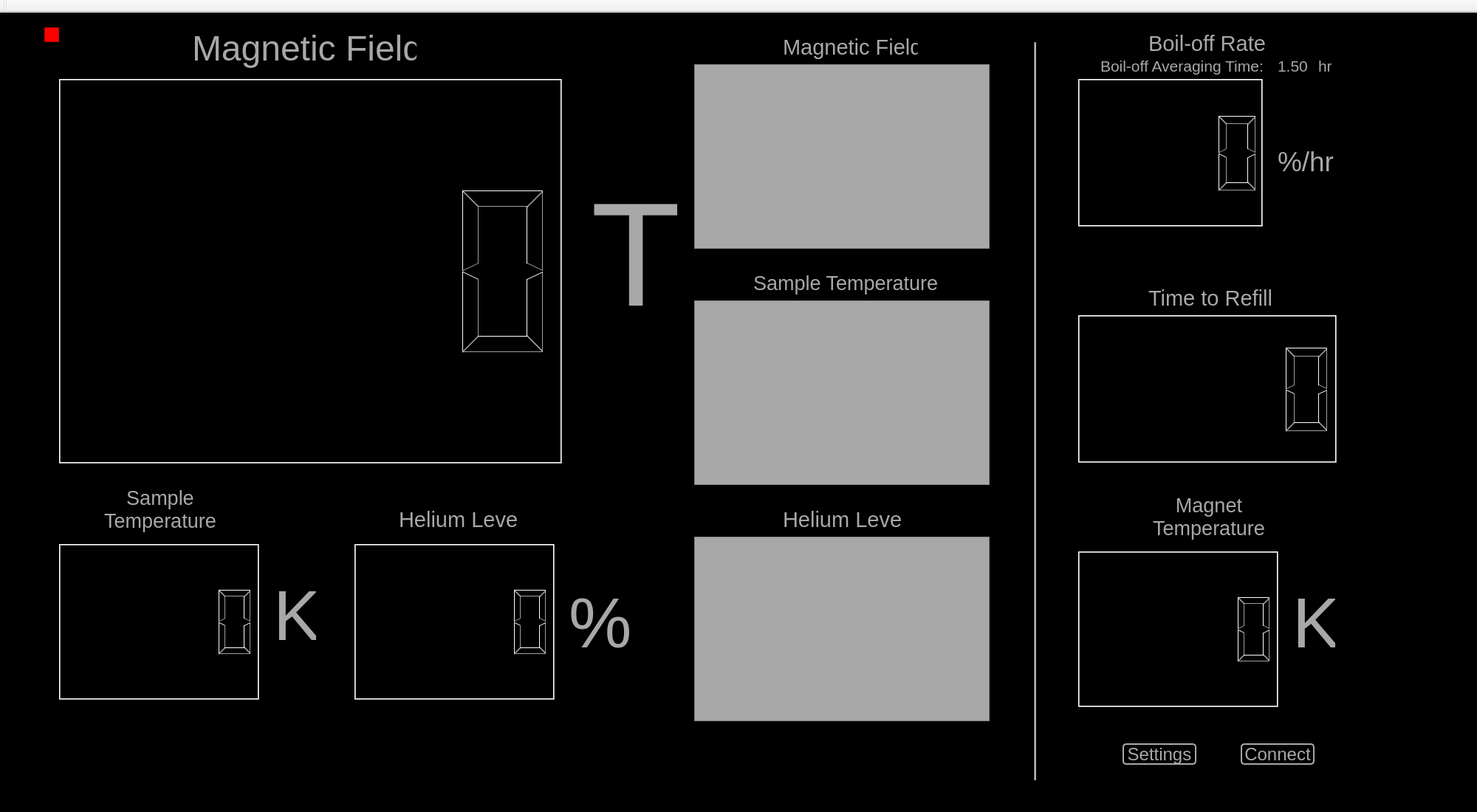
<?xml version="1.0" encoding="UTF-8"?>
<ui version="4.0">
 <class>MainWindow</class>
 <widget class="QMainWindow" name="MainWindow">
  <property name="geometry">
   <rect>
    <x>0</x>
    <y>0</y>
    <width>2000</width>
    <height>1100</height>
   </rect>
  </property>
  <property name="windowTitle">
   <string>Cryostat Monitor</string>
  </property>
  <widget class="QWidget" name="centralWidget">
   <property name="styleSheet">
    <string notr="true">#centralWidget{
	background-color: rgb(0, 0, 0);}</string>
   </property>
   <widget class="QFrame" name="temperaturePlot">
    <property name="geometry">
     <rect>
      <x>940</x>
      <y>390</y>
      <width>400</width>
      <height>250</height>
     </rect>
    </property>
    <property name="styleSheet">
     <string notr="true">background-color: rgb(168, 168, 168);</string>
    </property>
    <property name="frameShape">
     <enum>QFrame::StyledPanel</enum>
    </property>
    <property name="frameShadow">
     <enum>QFrame::Raised</enum>
    </property>
   </widget>
   <widget class="QFrame" name="magFieldPlot">
    <property name="geometry">
     <rect>
      <x>940</x>
      <y>70</y>
      <width>400</width>
      <height>250</height>
     </rect>
    </property>
    <property name="styleSheet">
     <string notr="true">background-color: rgb(168, 168, 168);</string>
    </property>
    <property name="frameShape">
     <enum>QFrame::StyledPanel</enum>
    </property>
    <property name="frameShadow">
     <enum>QFrame::Raised</enum>
    </property>
   </widget>
   <widget class="QFrame" name="heLevelPlot">
    <property name="geometry">
     <rect>
      <x>940</x>
      <y>710</y>
      <width>400</width>
      <height>250</height>
     </rect>
    </property>
    <property name="styleSheet">
     <string notr="true">background-color: rgb(168, 168, 168);</string>
    </property>
    <property name="frameShape">
     <enum>QFrame::StyledPanel</enum>
    </property>
    <property name="frameShadow">
     <enum>QFrame::Raised</enum>
    </property>
   </widget>
   <widget class="QLabel" name="label">
    <property name="geometry">
     <rect>
      <x>1020</x>
      <y>350</y>
      <width>249</width>
      <height>33</height>
     </rect>
    </property>
    <property name="text">
     <string>&lt;html&gt;&lt;head/&gt;&lt;body&gt;&lt;p&gt;&lt;span style=&quot; font-size:20pt; color:#a8a8a8;&quot;&gt;Sample Temperature&lt;/span&gt;&lt;/p&gt;&lt;/body&gt;&lt;/html&gt;</string>
    </property>
   </widget>
   <widget class="QLabel" name="label_2">
    <property name="geometry">
     <rect>
      <x>1060</x>
      <y>30</y>
      <width>183</width>
      <height>35</height>
     </rect>
    </property>
    <property name="text">
     <string>&lt;html&gt;&lt;head/&gt;&lt;body&gt;&lt;p&gt;&lt;span style=&quot; font-size:22pt; color:#a8a8a8;&quot;&gt;Magnetic Field&lt;/span&gt;&lt;/p&gt;&lt;/body&gt;&lt;/html&gt;</string>
    </property>
   </widget>
   <widget class="QLabel" name="label_3">
    <property name="geometry">
     <rect>
      <x>1060</x>
      <y>670</y>
      <width>163</width>
      <height>35</height>
     </rect>
    </property>
    <property name="text">
     <string>&lt;html&gt;&lt;head/&gt;&lt;body&gt;&lt;p&gt;&lt;span style=&quot; font-size:22pt; color:#a8a8a8;&quot;&gt;Helium Level&lt;/span&gt;&lt;/p&gt;&lt;/body&gt;&lt;/html&gt;</string>
    </property>
   </widget>
   <widget class="QLCDNumber" name="tempValue">
    <property name="geometry">
     <rect>
      <x>80</x>
      <y>720</y>
      <width>271</width>
      <height>211</height>
     </rect>
    </property>
   </widget>
   <widget class="QLCDNumber" name="fieldValue">
    <property name="geometry">
     <rect>
      <x>80</x>
      <y>90</y>
      <width>681</width>
      <height>521</height>
     </rect>
    </property>
   </widget>
   <widget class="QLCDNumber" name="levelValue">
    <property name="geometry">
     <rect>
      <x>480</x>
      <y>720</y>
      <width>271</width>
      <height>211</height>
     </rect>
    </property>
   </widget>
   <widget class="QLabel" name="label_4">
    <property name="geometry">
     <rect>
      <x>370</x>
      <y>760</y>
      <width>58</width>
      <height>116</height>
     </rect>
    </property>
    <property name="text">
     <string>&lt;html&gt;&lt;head/&gt;&lt;body&gt;&lt;p&gt;&lt;span style=&quot; font-size:72pt; color:#a8a8a8;&quot;&gt;K&lt;/span&gt;&lt;/p&gt;&lt;/body&gt;&lt;/html&gt;</string>
    </property>
   </widget>
   <widget class="QLabel" name="label_5">
    <property name="geometry">
     <rect>
      <x>800</x>
      <y>210</y>
      <width>117</width>
      <height>241</height>
     </rect>
    </property>
    <property name="font">
     <font>
      <pointsize>100</pointsize>
     </font>
    </property>
    <property name="text">
     <string>&lt;html&gt;&lt;head/&gt;&lt;body&gt;&lt;p&gt;&lt;span style=&quot; font-size:150pt; color:#a8a8a8;&quot;&gt;T&lt;/span&gt;&lt;/p&gt;&lt;/body&gt;&lt;/html&gt;</string>
    </property>
   </widget>
   <widget class="QLabel" name="label_6">
    <property name="geometry">
     <rect>
      <x>770</x>
      <y>770</y>
      <width>94</width>
      <height>116</height>
     </rect>
    </property>
    <property name="text">
     <string>&lt;html&gt;&lt;head/&gt;&lt;body&gt;&lt;p&gt;&lt;span style=&quot; font-size:72pt; color:#a8a8a8;&quot;&gt;%&lt;/span&gt;&lt;/p&gt;&lt;/body&gt;&lt;/html&gt;</string>
    </property>
   </widget>
   <widget class="QFrame" name="serverCxn">
    <property name="geometry">
     <rect>
      <x>60</x>
      <y>20</y>
      <width>20</width>
      <height>20</height>
     </rect>
    </property>
    <property name="styleSheet">
     <string notr="true">background-color: rgb(255, 0, 0);</string>
    </property>
    <property name="frameShape">
     <enum>QFrame::StyledPanel</enum>
    </property>
    <property name="frameShadow">
     <enum>QFrame::Raised</enum>
    </property>
   </widget>
   <widget class="Line" name="line">
    <property name="geometry">
     <rect>
      <x>1400</x>
      <y>40</y>
      <width>3</width>
      <height>1000</height>
     </rect>
    </property>
    <property name="styleSheet">
     <string notr="true">background-color: rgb(168,168,168);</string>
    </property>
    <property name="orientation">
     <enum>Qt::Vertical</enum>
    </property>
   </widget>
   <widget class="QLCDNumber" name="boilRate">
    <property name="geometry">
     <rect>
      <x>1460</x>
      <y>90</y>
      <width>250</width>
      <height>200</height>
     </rect>
    </property>
    <property name="smallDecimalPoint">
     <bool>false</bool>
    </property>
    <property name="digitCount">
     <number>4</number>
    </property>
    <property name="mode">
     <enum>QLCDNumber::Dec</enum>
    </property>
    <property name="value" stdset="0">
     <double>0.000000000000000</double>
    </property>
   </widget>
   <widget class="QLCDNumber" name="refillTime">
    <property name="geometry">
     <rect>
      <x>1460</x>
      <y>410</y>
      <width>350</width>
      <height>200</height>
     </rect>
    </property>
   </widget>
   <widget class="QLabel" name="label_7">
    <property name="geometry">
     <rect>
      <x>1555</x>
      <y>25</y>
      <width>159</width>
      <height>35</height>
     </rect>
    </property>
    <property name="text">
     <string>&lt;html&gt;&lt;head/&gt;&lt;body&gt;&lt;p&gt;&lt;span style=&quot; font-size:22pt; color:#a8a8a8;&quot;&gt;Boil-off Rate&lt;/span&gt;&lt;/p&gt;&lt;/body&gt;&lt;/html&gt;</string>
    </property>
   </widget>
   <widget class="QLabel" name="label_8">
    <property name="geometry">
     <rect>
      <x>1730</x>
      <y>180</y>
      <width>96</width>
      <height>45</height>
     </rect>
    </property>
    <property name="text">
     <string>&lt;html&gt;&lt;head/&gt;&lt;body&gt;&lt;p&gt;&lt;span style=&quot; font-size:28pt; color:#a8a8a8;&quot;&gt;%/hr&lt;/span&gt;&lt;/p&gt;&lt;/body&gt;&lt;/html&gt;</string>
    </property>
   </widget>
   <widget class="QLabel" name="label_9">
    <property name="geometry">
     <rect>
      <x>1555</x>
      <y>370</y>
      <width>170</width>
      <height>35</height>
     </rect>
    </property>
    <property name="text">
     <string>&lt;html&gt;&lt;head/&gt;&lt;body&gt;&lt;p&gt;&lt;span style=&quot; font-size:22pt; color:#a8a8a8;&quot;&gt;Time to Refill&lt;/span&gt;&lt;/p&gt;&lt;/body&gt;&lt;/html&gt;</string>
    </property>
   </widget>
   <widget class="QLabel" name="label_12">
    <property name="geometry">
     <rect>
      <x>1490</x>
      <y>60</y>
      <width>228</width>
      <height>25</height>
     </rect>
    </property>
    <property name="text">
     <string>&lt;html&gt;&lt;head/&gt;&lt;body&gt;&lt;p&gt;&lt;span style=&quot; font-size:16pt; color:#a8a8a8;&quot;&gt;Boil-off Averaging Time:&lt;/span&gt;&lt;/p&gt;&lt;/body&gt;&lt;/html&gt;</string>
    </property>
   </widget>
   <widget class="QLabel" name="label_14">
    <property name="geometry">
     <rect>
      <x>1785</x>
      <y>60</y>
      <width>35</width>
      <height>25</height>
     </rect>
    </property>
    <property name="text">
     <string>&lt;html&gt;&lt;head/&gt;&lt;body&gt;&lt;p&gt;&lt;span style=&quot; font-size:16pt; color:#a8a8a8;&quot;&gt;hr&lt;/span&gt;&lt;/p&gt;&lt;/body&gt;&lt;/html&gt;</string>
    </property>
   </widget>
   <widget class="QLabel" name="boilAvgValue">
    <property name="geometry">
     <rect>
      <x>1730</x>
      <y>60</y>
      <width>46</width>
      <height>25</height>
     </rect>
    </property>
    <property name="text">
     <string>&lt;html&gt;&lt;head/&gt;&lt;body&gt;&lt;p&gt;&lt;span style=&quot; font-size:16pt; color:#a8a8a8;&quot;&gt;1.50&lt;/span&gt;&lt;/p&gt;&lt;/body&gt;&lt;/html&gt;</string>
    </property>
   </widget>
   <widget class="QPushButton" name="editSettings">
    <property name="geometry">
     <rect>
      <x>1520</x>
      <y>990</y>
      <width>100</width>
      <height>29</height>
     </rect>
    </property>
    <property name="font">
     <font>
      <pointsize>18</pointsize>
     </font>
    </property>
    <property name="toolTip">
     <string>Starts preliminary sweep</string>
    </property>
    <property name="styleSheet">
     <string notr="true">QPushButton:pressed#editSettings{
color: rgb(95,107,166);
background-color:rgb(168,168,168);
border: 1px solid rgb(95,107,166);
border-radius: 5px
}

QPushButton#editSettings{
color: rgb(168,168,168);
background-color:rgb(0,0,0);
border: 2px solid rgb(168,168,168);
border-radius: 5px
}</string>
    </property>
    <property name="text">
     <string>Settings</string>
    </property>
   </widget>
   <widget class="QPushButton" name="stopMon">
    <property name="geometry">
     <rect>
      <x>1680</x>
      <y>990</y>
      <width>100</width>
      <height>29</height>
     </rect>
    </property>
    <property name="font">
     <font>
      <pointsize>18</pointsize>
     </font>
    </property>
    <property name="toolTip">
     <string>Starts preliminary sweep</string>
    </property>
    <property name="styleSheet">
     <string notr="true">QPushButton:pressed#stopMon{
color: rgb(95,107,166);
background-color:rgb(168,168,168);
border: 1px solid rgb(95,107,166);
border-radius: 5px
}

QPushButton#stopMon{
color: rgb(168,168,168);
background-color:rgb(0,0,0);
border: 2px solid rgb(168,168,168);
border-radius: 5px
}</string>
    </property>
    <property name="text">
     <string>Connect</string>
    </property>
   </widget>
   <widget class="QLabel" name="label_13">
    <property name="geometry">
     <rect>
      <x>540</x>
      <y>670</y>
      <width>163</width>
      <height>35</height>
     </rect>
    </property>
    <property name="text">
     <string>&lt;html&gt;&lt;head/&gt;&lt;body&gt;&lt;p&gt;&lt;span style=&quot; font-size:22pt; color:#a8a8a8;&quot;&gt;Helium Level&lt;/span&gt;&lt;/p&gt;&lt;/body&gt;&lt;/html&gt;</string>
    </property>
   </widget>
   <widget class="QLabel" name="label_17">
    <property name="geometry">
     <rect>
      <x>140</x>
      <y>640</y>
      <width>154</width>
      <height>66</height>
     </rect>
    </property>
    <property name="text">
     <string>&lt;html&gt;&lt;head/&gt;&lt;body&gt;&lt;p align=&quot;center&quot;&gt;&lt;span style=&quot; font-size:20pt; color:#a8a8a8;&quot;&gt;Sample&lt;br/&gt;Temperature&lt;/span&gt;&lt;/p&gt;&lt;/body&gt;&lt;/html&gt;</string>
    </property>
   </widget>
   <widget class="QLabel" name="label_18">
    <property name="geometry">
     <rect>
      <x>260</x>
      <y>20</y>
      <width>304</width>
      <height>58</height>
     </rect>
    </property>
    <property name="text">
     <string>&lt;html&gt;&lt;head/&gt;&lt;body&gt;&lt;p&gt;&lt;span style=&quot; font-size:36pt; color:#a8a8a8;&quot;&gt;Magnetic Field&lt;/span&gt;&lt;/p&gt;&lt;/body&gt;&lt;/html&gt;</string>
    </property>
   </widget>
   <widget class="QLabel" name="label_19">
    <property name="geometry">
     <rect>
      <x>1560</x>
      <y>650</y>
      <width>154</width>
      <height>66</height>
     </rect>
    </property>
    <property name="text">
     <string>&lt;html&gt;&lt;head/&gt;&lt;body&gt;&lt;p align=&quot;center&quot;&gt;&lt;span style=&quot; font-size:20pt; color:#a8a8a8;&quot;&gt;Magnet&lt;br/&gt;Temperature&lt;/span&gt;&lt;/p&gt;&lt;/body&gt;&lt;/html&gt;</string>
    </property>
   </widget>
   <widget class="QLabel" name="label_10">
    <property name="geometry">
     <rect>
      <x>1750</x>
      <y>770</y>
      <width>58</width>
      <height>116</height>
     </rect>
    </property>
    <property name="text">
     <string>&lt;html&gt;&lt;head/&gt;&lt;body&gt;&lt;p&gt;&lt;span style=&quot; font-size:72pt; color:#a8a8a8;&quot;&gt;K&lt;/span&gt;&lt;/p&gt;&lt;/body&gt;&lt;/html&gt;</string>
    </property>
   </widget>
   <widget class="QLCDNumber" name="magnetTemp">
    <property name="geometry">
     <rect>
      <x>1460</x>
      <y>730</y>
      <width>271</width>
      <height>211</height>
     </rect>
    </property>
   </widget>
  </widget>
  <widget class="QMenuBar" name="menuBar">
   <property name="geometry">
    <rect>
     <x>0</x>
     <y>0</y>
     <width>2000</width>
     <height>21</height>
    </rect>
   </property>
  </widget>
  <widget class="QToolBar" name="mainToolBar">
   <attribute name="toolBarArea">
    <enum>TopToolBarArea</enum>
   </attribute>
   <attribute name="toolBarBreak">
    <bool>false</bool>
   </attribute>
  </widget>
 </widget>
 <layoutdefault spacing="6" margin="11"/>
 <resources/>
 <connections/>
</ui>
